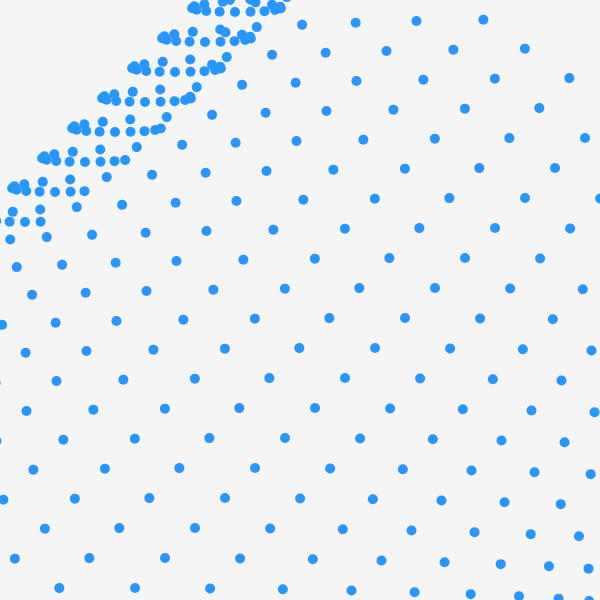
Frame 1 (no input)
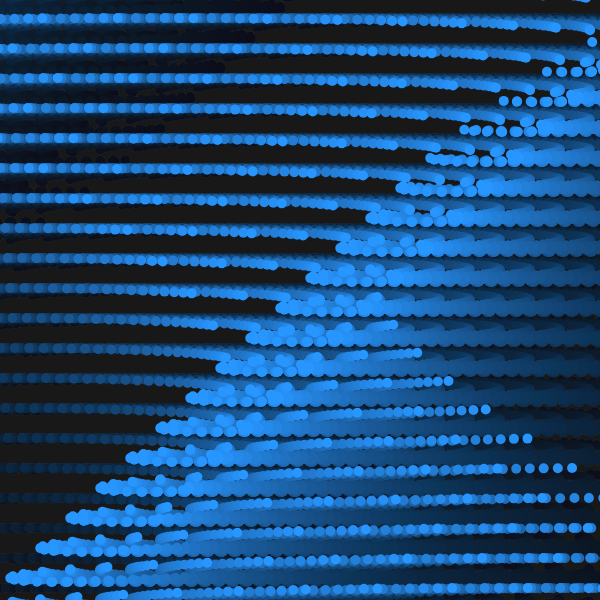
Frame 60 (no input)
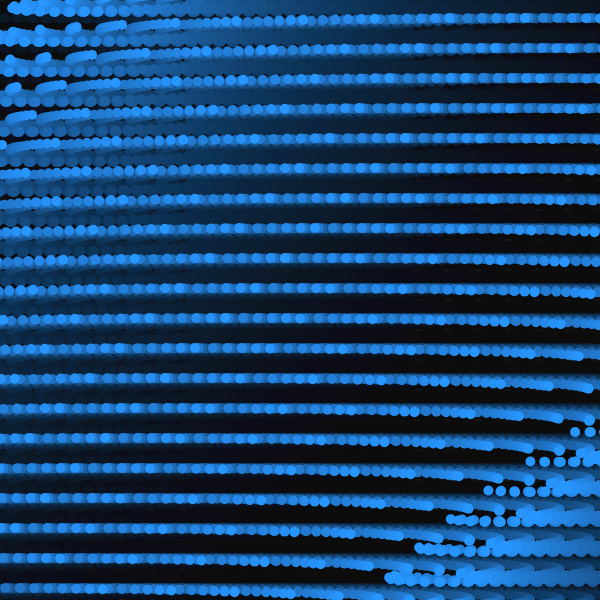
Frame 120 (the mouse pressed at the canvas centre since frame 60)

The p5.js sketch that drew these frames (run headless with seeded random() and noise() and a simulated clock; from frame 60 on, the mouse is pressed at the canvas centre):

// p5.js sketch
// ── sketch.js
//intialize variables
var img;
var t = 0;

function setup() {
  createCanvas(600, 600);
  noStroke();
  fill(40,150,402);
}

function draw() {
  //-----------------------------------------
  //****Change the second 10 to a number between 20 and 100 and see what happens****
  //-----------------------------------------
  background(10, 10); // translucent background (creates trails)

  // make a x and y grid of ellipses
  
  //-----------------------------------------
  //****Change the values 30 and see what happens****
  //-----------------------------------------
  for (let x = 0; x <= width; x = x + 30) {
    for (let y = 0; y <= height; y = y + 30) {
      
      // starting point of each circle depends on mouse position
      let xAngle = map(150, width, -2* PI, 4* PI, true);
      let yAngle = map(150, height, -2 * PI, 4* PI, true);
			
			//let xAngle = map(mouseX, 0, width, -4* PI, 4* PI, true);
      //let yAngle = map(mouseY, 0, height, -4 * PI, 4* PI, true);
      // and also varies based on the particle's location
      let angle = xAngle * (x / width) + yAngle * (y / height);

      // each particle moves in a circle
      //-----------------------------------------
      //****Change the values 20 and see what happens****
      //-----------------------------------------
      let myX = x + 230 * cos(2 * PI * t + angle);
      let myY = y + 12 * sin(2 * PI * t + angle);

    
      
      //-----------------------------------------
      //****Uncomment the line below by removing the //****
      //-----------------------------------------
      
      //fill([50,200,random(255)])
      
      //-----------------------------------------
      //****Change the value 10****
      //-----------------------------------------
      ellipse(myX, myY, 10); // draw particle
    }
  }

  t = t + 0.01; // update time
}
//**********************
//changed the 
